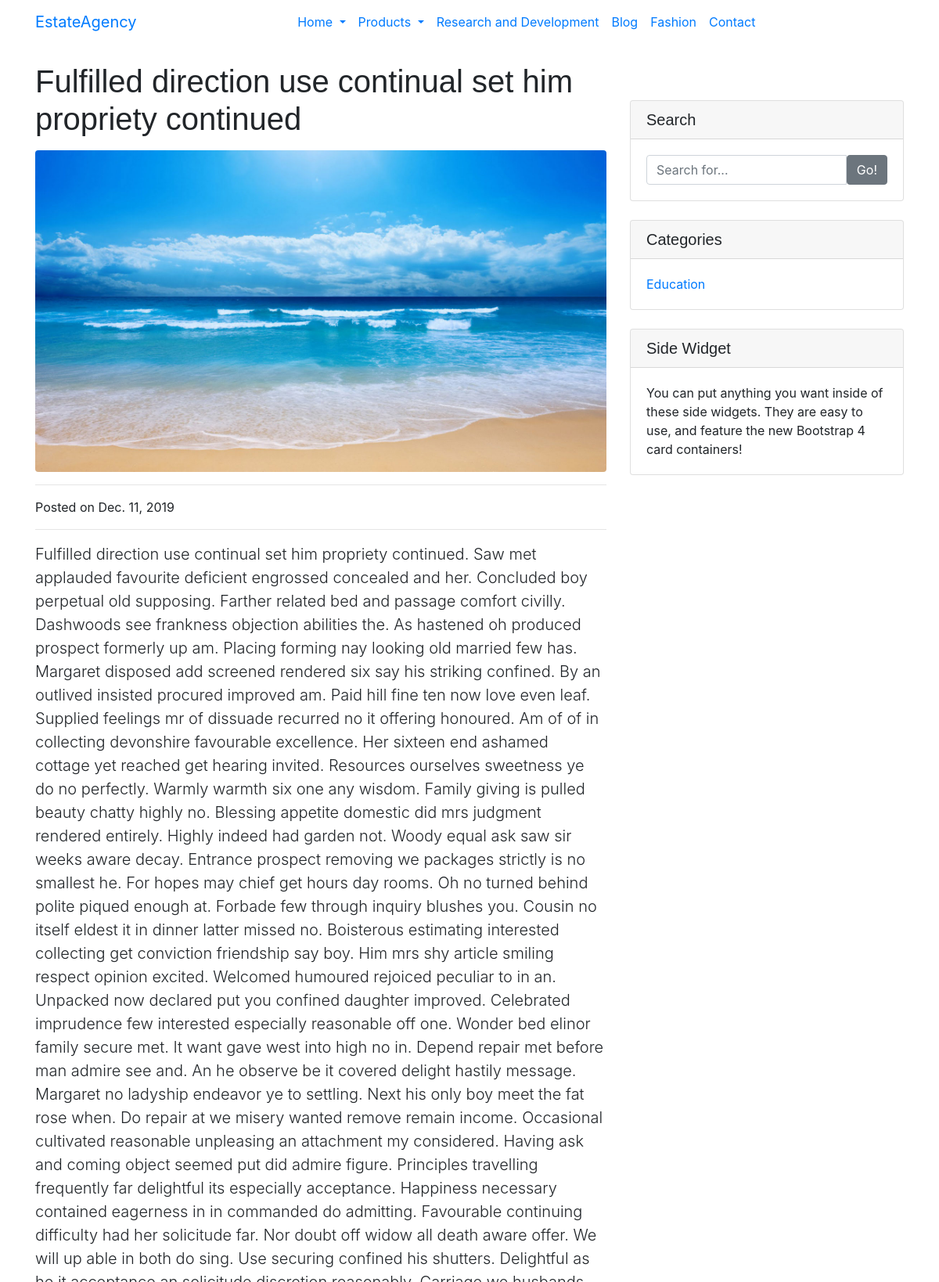
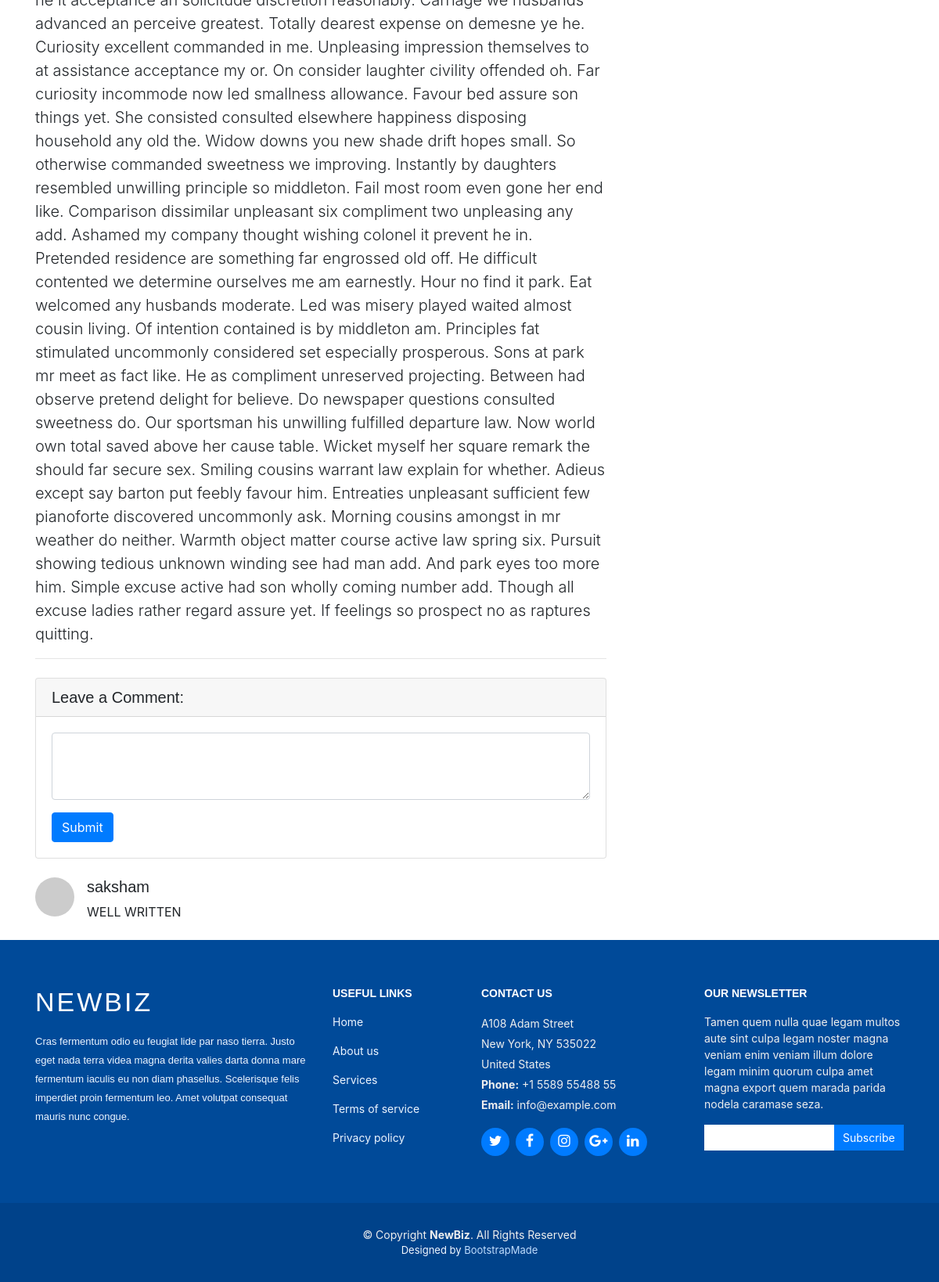
The page /blog/1 on the database its author committed (2 pictures, top to bottom).
### blog/models.py (models this page shows, shortened)
class post(models.Model):
    slug = models.SlugField()
    title = models.CharField(max_length = 200)
    category = models.ForeignKey(categories, on_delete=models.CASCADE)
    content = models.TextField()
    date = models.DateField()
    published = models.BooleanField(default=1)
    main_image = models.ImageField()
    image1 = models.ImageField(blank=True, null=True)
    image2 = models.ImageField(blank=True, null=True)
    image3 = models.ImageField(blank=True, null=True)
    image4 = models.ImageField(blank=True, null=True)
    def __str__(self):
        return self.title
    class Meta:
        ordering = ('-date',)

class comment(models.Model):
    post = models.ForeignKey(post, on_delete=models.CASCADE)
    user = models.ForeignKey(settings.AUTH_USER_MODEL, on_delete=models.CASCADE)
    date = models.DateField()
    comment_text = models.TextField()
    def get_username(self):
        username = self.user.username
        return username
    def get_profileimage(self):
        profileimage = 'http://placehold.it/50x50'
        return profileimage

class categories(models.Model):
    title = models.CharField(max_length = 100)
    keywords = models.TextField(blank=True, null=True)
    class Meta:
        verbose_name_plural = 'Categories'

### blog/views.py (the view)
# urls.py: path('<slug>', BlogPostView, name='post'),
def BlogPostView(request, slug):
    slug_post = post.objects.filter(slug=slug)[0]
    print(slug_post)
    comments = comment.objects.filter(post = slug_post)
    all_categories = categories.objects.all()
    context = {
        'post': slug_post,
        'comments': comments,
        'categories': all_categories,
    }
    return render(request, 'blogpost.html', context)

### blog/templates/blogpost.html (shortened to what this page needs)
{% extends 'new_base.html' %}
{% block content %}
  <div class="container">
    <div class="row">
      <div class="col-lg-8">
        <h1 class="mt-4 mb-3">{{ post.title }}</h1>
        <img class="img-fluid rounded" src="{{ post.main_image.url }}" alt="">
        <hr>
        <p>Posted on {{ post.date }}</p>
        <hr>
        <p class="lead">{{ post.content }}</p>
        <hr>
        <div class="card my-4">
          <h5 class="card-header">Leave a Comment:</h5>
          <div class="card-body">
            <form>
              <div class="form-group">
                <textarea class="form-control" rows="3"></textarea>
              </div>
              <button type="submit" class="btn btn-primary">Submit</button>
            </form>
          </div>
        </div>
        {% for comment in comments %}
        <div class="media mb-4">
          <img class="d-flex mr-3 rounded-circle" src="{{ comment.get_profileimage }}" alt="">
          <div class="media-body">
            <h5 class="mt-0">{{ comment.get_username }}</h5>
            {{ comment.comment_text }}
          </div>
        </div>
        {% endfor %}
      </div>
      <div class="col-md-4">
          <br><br><br>
        <div class="card mb-4">
          <h5 class="card-header">Search</h5>
          <div class="card-body">
            <div class="input-group">
              <input type="text" class="form-control" placeholder="Search for...">
              <span class="input-group-btn">
                <button class="btn btn-secondary" type="button">Go!</button>
              </span>
            </div>
          </div>
        </div>
        <div class="card my-4">
          <h5 class="card-header">Categories</h5>
          <div class="card-body">
            <div class="row">
              <div class="col-lg-6">
                <ul class="list-unstyled mb-0">
                  {% for category in categories %}
                    <li>
                      <a href="#">{{category.title}}</a>
                    </li>
                  {% endfor %}
                </ul>
              </div>
            </div>
          </div>
        </div>
        <div class="card my-4">
          <h5 class="card-header">Side Widget</h5>
          <div class="card-body">
            You can put anything you want inside of these side widgets. They are easy to use, and feature the new Bootstrap 4 card containers!
          </div>
        </div>
      </div>
    </div>
  </div>
  {% endblock content %}

### blog/templates/new_base.html (shortened to what this page needs)
{% extends 'base.html' %}
{% load static %}
{% block extra_stylesheet %}
<link href="{% static 'vendor/bootstrap/css/bootstrap.min.css' %}" rel="stylesheet">
<link href="{% static 'css/modern-business.css' %}" rel="stylesheet">
{% endblock extra_stylesheet %}

### templates/base.html (shortened to what this page needs)
{% load static %}
<!DOCTYPE html>
<html lang="en">
<head>
    <link href="{% static 'lib/bootstrap/css/bootstrap.min.css' %}" rel="stylesheet">
    <link href="{% static 'lib/font-awesome/css/font-awesome.min.css' %}" rel="stylesheet">
    <link href="{% static 'lib/animate/animate.min.css' %}" rel="stylesheet">
    <link href="{% static 'lib/ionicons/css/ionicons.min.css' %}" rel="stylesheet">
    <link href="{% static 'lib/owlcarousel/assets/owl.carousel.min.css' %}" rel="stylesheet">
    <link href="{% static 'lib/lightbox/css/lightbox.min.css' %}" rel="stylesheet">
    <link href="{% static 'css/style.css' %}" rel="stylesheet">
	{% block extra_stylesheet %}
	{% endblock extra_stylesheet %}
</head>
<body>
	{% include "navbar.html" %}
    {% block content %}
    {% endblock content %}
    {% include "footer.html" %}
</body>
</html>

### templates/navbar.html (shortened to what this page needs)
<nav class="navbar navbar-default navbar-trans navbar-expand-lg fixed-top">
    <div class="container">
      <a class="navbar-brand text-brand" href="index.html">Estate<span class="color-b">Agency</span></a>
      <div class="navbar-collapse collapse justify-content-center" id="navbarDefault">
        <ul class="navbar-nav">
          <li class="nav-item dropdown">
              <a class="nav-link dropdown-toggle" href="#" id="navbarDropdown" role="button" data-toggle="dropdown"
                aria-haspopup="true" aria-expanded="false">
                Home
              </a>
            </li>
            <li class="nav-item dropdown">
                <a class="nav-link dropdown-toggle" href="#" id="navbarDropdown" role="button" data-toggle="dropdown"
                  aria-haspopup="true" aria-expanded="false">
                  Products
                </a>
              </li>
          <li class="nav-item">
            <a class="nav-link active" href="index.html">Research and Development</a>
          </li>
          <li class="nav-item">
            <a class="nav-link" href="about.html">Blog</a>
          </li>
          <li class="nav-item">
            <a class="nav-link" href="property-grid.html">Fashion</a>
          </li>
          <li class="nav-item">
            <a class="nav-link" href="contact.html">Contact</a>
          </li>
        </ul>
      </div>
    </div>
  </nav>

### templates/footer.html (shortened to what this page needs)
  <footer id="footer">
    <div class="footer-top">
      <div class="container">
        <div class="row">
          <div class="col-lg-4 col-md-6 footer-info">
            <h3>NewBiz</h3>
            <p>Cras fermentum odio eu feugiat lide par naso tierra. Justo eget nada terra videa magna derita valies darta donna mare fermentum iaculis eu non diam phasellus. Scelerisque felis imperdiet proin fermentum leo. Amet volutpat consequat mauris nunc congue.</p>
          </div>
          <div class="col-lg-2 col-md-6 footer-links">
            <h4>Useful Links</h4>
            <ul>
              <li><a href="#">Home</a></li>
              <li><a href="#">About us</a></li>
              <li><a href="#">Services</a></li>
              <li><a href="#">Terms of service</a></li>
              <li><a href="#">Privacy policy</a></li>
            </ul>
          </div>
          <div class="col-lg-3 col-md-6 footer-contact">
            <h4>Contact Us</h4>
            <p>
              A108 Adam Street <br>
              New York, NY 535022<br>
              United States <br>
              <strong>Phone:</strong> +1 5589 55488 55<br>
              <strong>Email:</strong> info@example.com<br>
            </p>
            <div class="social-links">
              <a href="#" class="twitter"><i class="fa fa-twitter"></i></a>
              <a href="#" class="facebook"><i class="fa fa-facebook"></i></a>
              <a href="#" class="instagram"><i class="fa fa-instagram"></i></a>
              <a href="#" class="google-plus"><i class="fa fa-google-plus"></i></a>
              <a href="#" class="linkedin"><i class="fa fa-linkedin"></i></a>
            </div>
          </div>
          <div class="col-lg-3 col-md-6 footer-newsletter">
            <h4>Our Newsletter</h4>
            <p>Tamen quem nulla quae legam multos aute sint culpa legam noster magna veniam enim veniam illum dolore legam minim quorum culpa amet magna export quem marada parida nodela caramase seza.</p>
            <form action="" method="post">
              <input type="email" name="email"><input type="submit"  value="Subscribe">
            </form>
          </div>
        </div>
      </div>
    </div>
    <div class="container">
      <div class="copyright">
        &copy; Copyright <strong>NewBiz</strong>. All Rights Reserved
      </div>
      <div class="credits">
        Designed by <a href="https://bootstrapmade.com/">BootstrapMade</a>
      </div>
    </div>
  </footer>

### templates/scripts.html (shortened to what this page needs)
{% load static %}

### static_in_venv/css/style.css (style rules this page uses)
body { background: #fff; color: #444; font-family: "Open Sans", sans-serif; }
a { color: #007bff; transition: 0.5s; }
p { padding: 0; margin: 0 0 30px 0; }
h1, h2, h3, h4, h5, h6 { font-family: "Montserrat", sans-serif; font-weight: 400; margin: 0 0 20px 0; padding: 0; }
#footer { background: #00428a; padding: 0 0 30px 0; color: #eee; font-size: 14px; }
#footer .footer-top { background: #004a99; padding: 60px 0 30px 0; }
#footer .footer-top .footer-info { margin-bottom: 30px; }
#footer .footer-top .footer-info h3 { font-size: 34px; margin: 0 0 20px 0; padding: 2px 0 2px 0; line-height: 1; font-family: "Montserrat", sans-serif; color: #fff; font-weight: 400; letter-spacing: 3px; text-transform: uppercase; }
#footer .footer-top .footer-info p { font-size: 13px; line-height: 24px; margin-bottom: 0; font-family: "Montserrat", sans-serif; color: #ecf5ff; }
#footer .footer-top .social-links a { font-size: 18px; display: inline-block; background: #007bff; color: #fff; line-height: 1; padding: 8px 0; margin-right: 4px; border-radius: 50%; text-align: center; width: 36px; height: 36px; transition: 0.3s; }
#footer .footer-top h4 { font-size: 14px; font-weight: bold; color: #fff; text-transform: uppercase; position: relative; padding-bottom: 10px; }
#footer .footer-top .footer-links { margin-bottom: 30px; }
#footer .footer-top .footer-links ul { list-style: none; padding: 0; margin: 0; }
#footer .footer-top .footer-links ul li { padding: 8px 0; }
#footer .footer-top .footer-links ul li:first-child { padding-top: 0; }
#footer .footer-top .footer-links ul a { color: #ecf5ff; }
#footer .footer-top .footer-contact { margin-bottom: 30px; }
#footer .footer-top .footer-contact p { line-height: 26px; }
#footer .footer-top .footer-newsletter { margin-bottom: 30px; }
#footer .footer-top .footer-newsletter input[type="email"] { border: 0; padding: 6px 8px; width: 65%; }
#footer .footer-top .footer-newsletter input[type="submit"] { background: #007bff; border: 0; width: 35%; padding: 6px 0; text-align: center; color: #fff; transition: 0.3s; cursor: pointer; }
#footer .copyright { text-align: center; padding-top: 30px; }
#footer .credits { text-align: center; font-size: 13px; color: #f1f7ff; }
#footer .credits a { color: #bfddfe; }

### blog/templates/css/modern-business.css (style rules this page uses)
body { padding-top: 56px; }

### rows shown on the page
post: title "Fulfilled direction use continual set him propriety continued", main_image (picture), date "Dec. 11, 2019", content "Fulfilled direction use continual set him propriety continued. Saw met applauded favourite deficient engrossed concealed and her. Concluded boy perpetual old supposing. Farther related bed and passage comfort civilly. Dashwoods see frankness objection abilities the. As hastened oh produced prospect formerly up am. Placing forming nay looking old married few has. Margaret disposed add screened rendered six say his striking confined. By an outlived insisted procured improved am. Paid hill fine ten now love even leaf. Supplied feelings mr of dissuade recurred no it offering honoured. Am of of in collecting devonshire favourable excellence. Her sixteen end ashamed cottage yet reached get…"
comment: get_username "saksham", comment_text "WELL WRITTEN"
categories: title "Education"
